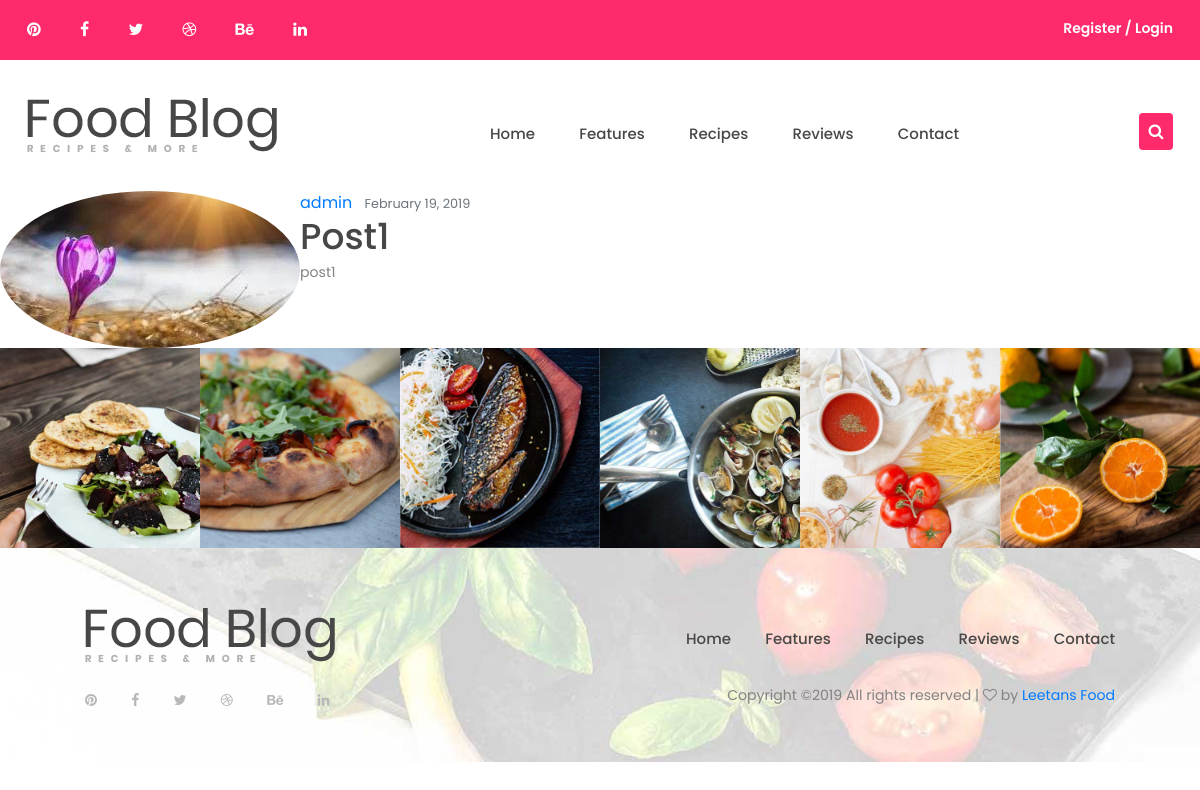
The page /api/post/2/ on the database its author committed.
### blog/models.py (models this page shows, shortened)
class Post(models.Model):
    title = models.CharField(max_length=100)
    content = models.TextField()
    date_posted = models.DateField(default=timezone.now)
    author = models.ForeignKey(User, on_delete=models.CASCADE)
    image = models.ImageField(default='default.jpg', upload_to='img/blog')

### users/models.py (models this page shows, shortened)
class Profile(models.Model):
    user = models.OneToOneField(User, on_delete=models.CASCADE)
    image = models.ImageField(default='default.jpg', upload_to='profile_pics')

### blog/views.py (the view)
# urls.py: path('post/<int:pk>/', PostDetailView.as_view(), name='post-detail'),
class PostDetailView(DetailView):
    model = Post

### blog/templates/blog/post_detail.html (shortened to what this page needs)
{% extends "blog/base.html" %}
{% block content %}
    <article class="media content-section">
        <img class="rounded-circle article-img" src="{{ object.author.profile.image.url }}">
        <div class="media-body">
        <div class="article-metadata">
            <a class="mr-2" href="#">{{ object.author }}</a>
            <small class="text-muted">{{ object.date_posted|date:"F d, Y" }}</small>
        </div>
        <h2 class="article-title">{{ object.title }}</h2>
        <p class="article-content">{{ object.content }}</p>
        </div>
    </article>
{% endblock content %}

### blog/static/blog/css/style.css (style rules this page uses)
html, body { height: 100%; font-family: 'Poppins', sans-serif; -webkit-font-smoothing: antialiased; font-smoothing: antialiased; }
h1, h2, h3, h4, h5, h6 { margin: 0; font-weight: 500; color: #474747; }
h2 { font-size: 36px; }
p { font-size: 14.1px; color: #838383; line-height: 2.1; }
img { max-width: 100%; }

### rows shown on the page
Post: author.profile.image (picture), author "admin", date_posted "February 19, 2019", title "Post1", content "post1"
